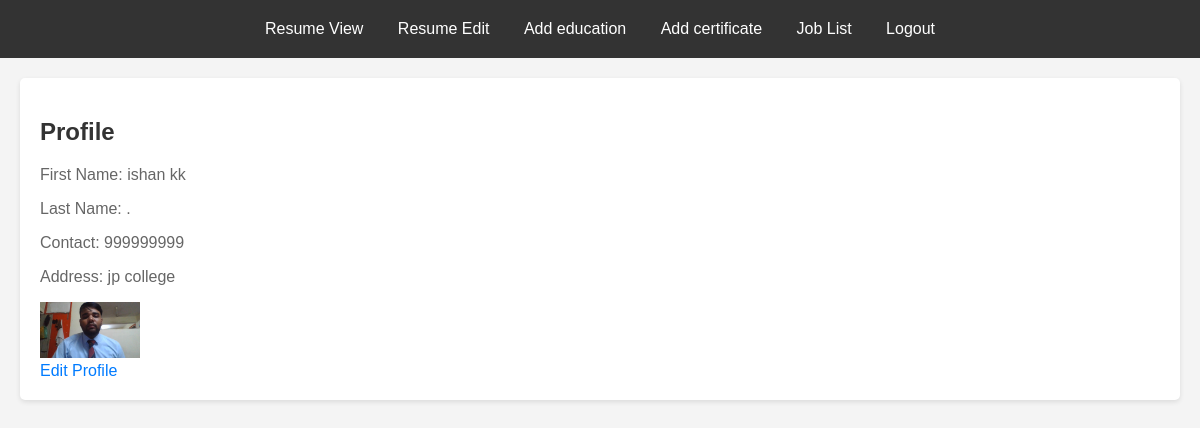
The app's page /jobapp/candidate_view (signed in), older data.
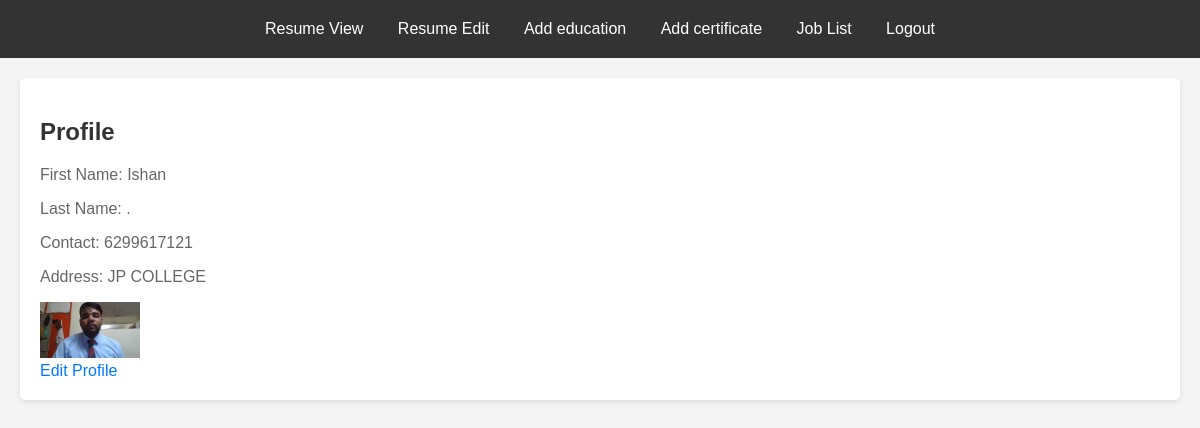
The same page, newer data.
### jobapp/models.py (models this page shows, shortened)
class UserDetail(models.Model):
    user=models.OneToOneField(User,on_delete=models.CASCADE)
    firstname=models.CharField(max_length=100)
    lastname=models.CharField(max_length=100)
    contact=models.CharField(max_length=20)
    email=models.EmailField(null=True)
    address=models.TextField(null=True)
    profile_photo = models.ImageField(upload_to='profilephotos/', null=True, blank=True)

### jobapp/views.py (the view)
# urls.py: path('candidate_view',views.candidate_view,name='candidate_view'),
def candidate_view(request):
    try:
        user_detail=UserDetail.objects.get(user=request.user)
    except  UserDetail.DoesNotExist:
        user_detail = None
    return render(request,'candidate_view.html',{'user_detail':user_detail})

### jobapp/templates/candidate_view.html (shortened to what this page needs)
{% load static %}
<!DOCTYPE html>
<html lang="en">
<head>
    <link rel="stylesheet" href="{% static 'jobapp/style1.css' %}">
</head>
<body>
    <header>
        <nav>
            <a href="{% url 'resume_view' %}">Resume View</a>
            <a href="{% url 'resume_edit' %}">Resume Edit</a>
            <a href="{% url 'add_education' %}">Add education</a>
            <a href="{% url 'add_certification' %}">Add certificate</a>
            <a href="{% url 'job_list' %}">Job List</a>
            <a href="{% url 'user_logout' %}">Logout</a>
        </nav>
    </header>
    <main class="main">
        <div class="details">
            {% block content %}
                <h2>Profile</h2>
                {% if user_detail %}
                    <p>First Name: {{ user_detail.firstname }}</p>
                    <p>Last Name: {{ user_detail.lastname }}</p>
                    <p>Contact: {{ user_detail.contact }}</p>
                    <p>Address: {{ user_detail.address }}</p>
                    {% if user_detail.profile_photo %}
                         <div id="pp" > <img src="{{ user_detail.profile_photo.url }}" alt="Profile Photo" class="pp" width="100"> </div>
                        {% else %}
                            <p>No profile photo uploaded</p>
                        {% endif %}
                    <a href="{% url 'candidate_edit' user.id %}">Edit Profile</a>
                {% else %}
                    <p>No profile details found.</p>
                    <a href="{% url 'candidate_edit' user.id %}">Edit Profile</a>
                {% endif %}
            {%endblock%}
        </div>
    </main>
</body>
</html>

### jobapp/static/jobapp/style1.css (style rules this page uses)
body { font-family: sans-serif; margin: 0; padding: 0; background-color: #f4f4f4; }
header { background-color: #333; color: #fff; padding: 10px 0; text-align : center; }
nav a { color: #fff; text-decoration: none; padding: 10px 15px; display: inline-block; }
.main { padding: 20px; }
.details { background-color: #fff; border-radius: 5px; box-shadow: 0 2px 5px rgba(0, 0, 0, 0.1); padding: 20px; }
h2 { color: #333; }
p { color: #666; }
a { color: #007BFF; text-decoration: none; }
.pp { align-items: right; }

Row changes from the older to the newer data that the page shows:
changed UserDetail: firstname "ishan kk" → "Ishan"; contact "999999999" → "6299617121"; address "jp college" → "JP COLLEGE"
